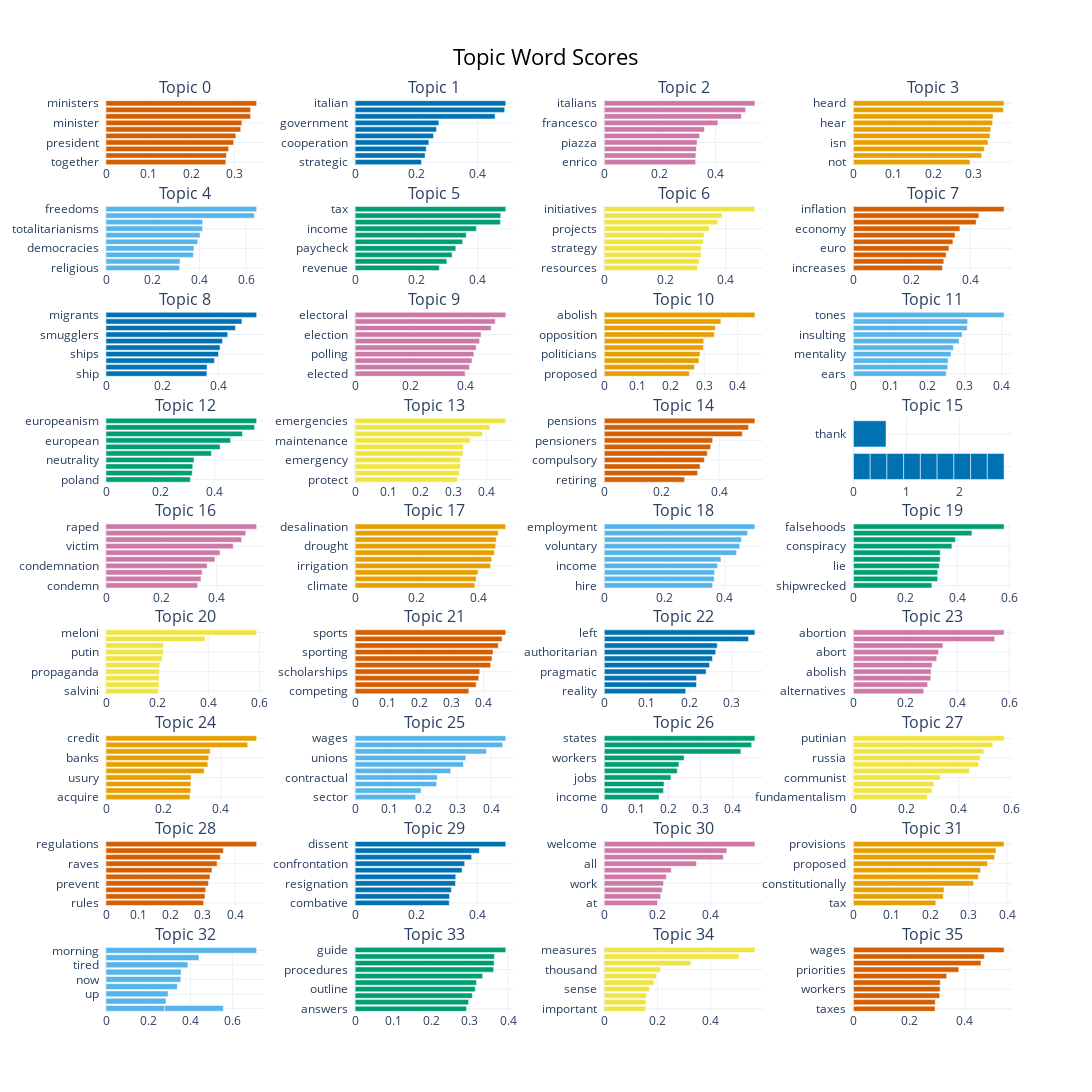

The cell this chart's notebook holds for it:
### Code cell
fig = topic_model.visualize_barchart(width=280, height=330, top_n_topics=60, n_words=10)
fig.write_html(processed_dir + 'html/topic-word-scores.html')
fig

### Figure 1 — Plotly figure (JSON) as saved in the notebook; plotly's stock layout.template omitted (floating-point values rounded to 4 significant figures)
{"data": [{"marker": {"color": "#D55E00"}, "orientation": "h", "type": "bar", "x": [0.28, 0.2815, 0.2868, 0.2983, 0.3035, 0.3148, 0.3175, 0.3379, 0.3379, 0.352], "xaxis": "x", "y": ["together  ", "proud  ", "nativity  ", "president  ", "council  ", "demonstrate  ", "minister  ", "responsibility  ", "presidency  ", "ministers  "], "yaxis": "y"}, {"marker": {"color": "#0072B2"}, "orientation": "h", "type": "bar", "x": [0.2166, 0.2284, 0.2321, 0.2406, 0.2557, 0.2658, 0.2731, 0.457, 0.4883, 0.4918], "xaxis": "x2", "y": ["strategic  ", "nation  ", "nations  ", "cooperation  ", "europe  ", "citizens  ", "government  ", "italy  ", "italians  ", "italian  "], "yaxis": "y2"}, {"marker": {"color": "#CC79A7"}, "orientation": "h", "type": "bar", "x": [0.3286, 0.3296, 0.3313, 0.3341, 0.3431, 0.3608, 0.4087, 0.4934, 0.5084, 0.5421], "xaxis": "x3", "y": ["enrico  ", "govern  ", "giorgia  ", "piazza  ", "gentiloni  ", "elections  ", "francesco  ", "italy  ", "italian  ", "italians  "], "yaxis": "y3"}, {"marker": {"color": "#E69F00"}, "orientation": "h", "type": "bar", "x": [0.2913, 0.3206, 0.3268, 0.3362, 0.3413, 0.3434, 0.3477, 0.349, 0.3749, 0.3764], "xaxis": "x4", "y": ["not  ", "mainly  ", "probable  ", "isn  ", "seems  ", "no  ", "hear  ", "absolutely  ", "yes  ", "heard  "], "yaxis": "y4"}, {"marker": {"color": "#56B4E9"}, "orientation": "h", "type": "bar", "x": [0.315, 0.3171, 0.3744, 0.3766, 0.3933, 0.403, 0.4137, 0.414, 0.6353, 0.6452], "xaxis": "x5", "y": ["religious  ", "extremism  ", "philosopher  ", "democracies  ", "deprivation  ", "democracy  ", "totalitarianisms  ", "rights  ", "freedom  ", "freedoms  "], "yaxis": "y5"}, {"marker": {"color": "#009E73"}, "orientation": "h", "type": "bar", "x": [0.2744, 0.2989, 0.316, 0.3281, 0.3505, 0.3625, 0.3952, 0.4737, 0.4748, 0.4911], "xaxis": "x6", "y": ["revenue  ", "labor  ", "incomes  ", "paycheck  ", "allowance  ", "vat  ", "income  ", "taxes  ", "taxation  ", "tax  "], "yaxis": "y6"}, {"marker": {"color": "#F0E442"}, "orientation": "h", "type": "bar", "x": [0.3066, 0.3126, 0.3181, 0.3188, 0.3262, 0.3286, 0.3453, 0.3739, 0.388, 0.4958], "xaxis": "x7", "y": ["resources  ", "fiscal  ", "finance  ", "strategy  ", "funds  ", "fund  ", "projects  ", "organizations  ", "economic  ", "initiatives  "], "yaxis": "y7"}, {"marker": {"color": "#D55E00"}, "orientation": "h", "type": "bar", "x": [0.3051, 0.3096, 0.3175, 0.3273, 0.3409, 0.3482, 0.3649, 0.4205, 0.4298, 0.5163], "xaxis": "x8", "y": ["increases  ", "cost  ", "rates  ", "euro  ", "euros  ", "costs  ", "economy  ", "currency  ", "prices  ", "inflation  "], "yaxis": "y8"}, {"marker": {"color": "#0072B2"}, "orientation": "h", "type": "bar", "x": [0.3592, 0.3602, 0.3862, 0.4007, 0.4062, 0.415, 0.4336, 0.461, 0.4842, 0.5365], "xaxis": "x9", "y": ["ship  ", "rescues  ", "trafficking  ", "ships  ", "refugee  ", "immigrants  ", "smugglers  ", "refugees  ", "immigration  ", "migrants  "], "yaxis": "y9"}, {"marker": {"color": "#CC79A7"}, "orientation": "h", "type": "bar", "x": [0.4003, 0.4165, 0.4252, 0.4321, 0.4405, 0.4528, 0.4584, 0.495, 0.51, 0.5482], "xaxis": "x10", "y": ["elected  ", "voters  ", "republic  ", "polling  ", "vote  ", "voting  ", "election  ", "ballots  ", "elections  ", "electoral  "], "yaxis": "y10"}, {"marker": {"color": "#E69F00"}, "orientation": "h", "type": "bar", "x": [0.2552, 0.2705, 0.284, 0.2872, 0.2973, 0.2982, 0.3303, 0.3331, 0.3496, 0.4519], "xaxis": "x11", "y": ["proposed  ", "proposal  ", "law  ", "politicians  ", "government  ", "criticisms  ", "opposition  ", "debate  ", "democracies  ", "abolish  "], "yaxis": "y11"}, {"marker": {"color": "#56B4E9"}, "orientation": "h", "type": "bar", "x": [0.25, 0.2541, 0.2552, 0.2631, 0.2695, 0.2847, 0.293, 0.3067, 0.308, 0.406], "xaxis": "x12", "y": ["ears  ", "uncritical  ", "offend  ", "mentality  ", "sue  ", "speaking  ", "insulting  ", "dignity  ", "intentions  ", "tones  "], "yaxis": "y12"}, {"marker": {"color": "#009E73"}, "orientation": "h", "type": "bar", "x": [0.3104, 0.3172, 0.3193, 0.324, 0.388, 0.42, 0.4584, 0.502, 0.5468, 0.5544], "xaxis": "x13", "y": ["poland  ", "availability  ", "countries  ", "neutrality  ", "diplomatic  ", "mediterranean  ", "european  ", "eu  ", "europe  ", "europeanism  "], "yaxis": "y13"}, {"marker": {"color": "#F0E442"}, "orientation": "h", "type": "bar", "x": [0.3111, 0.317, 0.3197, 0.3211, 0.3287, 0.3292, 0.3502, 0.3872, 0.4101, 0.4582], "xaxis": "x14", "y": ["protect  ", "safety  ", "allocate  ", "emergency  ", "cities  ", "citizens  ", "maintenance  ", "disasters  ", "buildings  ", "emergencies  "], "yaxis": "y14"}, {"marker": {"color": "#D55E00"}, "orientation": "h", "type": "bar", "x": [0.2798, 0.325, 0.3336, 0.3483, 0.3586, 0.3709, 0.3772, 0.4807, 0.5025, 0.5246], "xaxis": "x15", "y": ["retiring  ", "sixty  ", "parental  ", "compulsory  ", "vouchers  ", "incomes  ", "pensioners  ", "allowance  ", "pension  ", "pensions  "], "yaxis": "y15"}, {"marker": {"color": "#0072B2"}, "orientation": "h", "type": "bar", "x": [0.3159, 0.3159, 0.3159, 0.3159, 0.3159, 0.3159, 0.3159, 0.3159, 0.3159, 0.6151], "xaxis": "x16", "y": ["  ", "  ", "  ", "  ", "  ", "  ", "  ", "  ", "  ", "thank  "], "yaxis": "y16"}, {"marker": {"color": "#CC79A7"}, "orientation": "h", "type": "bar", "x": [0.3308, 0.3433, 0.3473, 0.3656, 0.3936, 0.4119, 0.4598, 0.4898, 0.505, 0.5441], "xaxis": "x17", "y": ["condemn  ", "attacker  ", "terrorists  ", "condemnation  ", "condemned  ", "rapes  ", "victim  ", "rape  ", "rapist  ", "raped  "], "yaxis": "y17"}, {"marker": {"color": "#E69F00"}, "orientation": "h", "type": "bar", "x": [0.3877, 0.3922, 0.3976, 0.4388, 0.4419, 0.4508, 0.4547, 0.457, 0.4634, 0.4877], "xaxis": "x18", "y": ["climate  ", "ecological  ", "drainage  ", "irrigation  ", "environmental  ", "renewables  ", "drought  ", "infrastructure  ", "sustainability  ", "desalination  "], "yaxis": "y18"}, {"marker": {"color": "#56B4E9"}, "orientation": "h", "type": "bar", "x": [0.3591, 0.3642, 0.3655, 0.3753, 0.3866, 0.4383, 0.4487, 0.4546, 0.4745, 0.4992], "xaxis": "x19", "y": ["hire  ", "unemployed  ", "poverty  ", "income  ", "jobs  ", "hiring  ", "voluntary  ", "incentive  ", "unemployment  ", "employment  "], "yaxis": "y19"}, {"marker": {"color": "#009E73"}, "orientation": "h", "type": "bar", "x": [0.3023, 0.3247, 0.3249, 0.3313, 0.3346, 0.3349, 0.3796, 0.3934, 0.4568, 0.5809], "xaxis": "x20", "y": ["shipwrecked  ", "lies  ", "perpetrators  ", "lie  ", "accusation  ", "mussolini  ", "conspiracy  ", "misrepresented  ", "accusations  ", "falsehoods  "], "yaxis": "y20"}, {"marker": {"color": "#F0E442"}, "orientation": "h", "type": "bar", "x": [0.2054, 0.2074, 0.2081, 0.2094, 0.2105, 0.2198, 0.2246, 0.2246, 0.3872, 0.5889], "xaxis": "x21", "y": ["salvini  ", "cares  ", "pino  ", "propaganda  ", "letta  ", "sympathy  ", "putin  ", "feminists  ", "giorgia  ", "meloni  "], "yaxis": "y21"}, {"marker": {"color": "#D55E00"}, "orientation": "h", "type": "bar", "x": [0.3545, 0.3772, 0.3853, 0.3885, 0.4228, 0.4265, 0.4299, 0.4462, 0.4582, 0.4696], "xaxis": "x22", "y": ["competing  ", "generations  ", "merit  ", "scholarships  ", "scholarship  ", "sport  ", "sporting  ", "athletes  ", "youth  ", "sports  "], "yaxis": "y22"}, {"marker": {"color": "#0072B2"}, "orientation": "h", "type": "bar", "x": [0.1914, 0.2166, 0.2168, 0.2394, 0.2476, 0.2543, 0.2619, 0.2655, 0.339, 0.3541], "xaxis": "x23", "y": ["reality  ", "delusions  ", "debates  ", "pragmatic  ", "politics  ", "controversies  ", "authoritarian  ", "political  ", "ideological  ", "left  "], "yaxis": "y23"}, {"marker": {"color": "#CC79A7"}, "orientation": "h", "type": "bar", "x": [0.2707, 0.2859, 0.2983, 0.2992, 0.303, 0.3208, 0.3278, 0.345, 0.5445, 0.5806], "xaxis": "x24", "y": ["alternatives  ", "aborts  ", "pregnancy  ", "abolish  ", "appeal  ", "wombs  ", "abort  ", "motherhood  ", "abortions  ", "abortion  "], "yaxis": "y24"}, {"marker": {"color": "#E69F00"}, "orientation": "h", "type": "bar", "x": [0.2922, 0.2952, 0.2954, 0.2964, 0.3418, 0.3547, 0.3579, 0.3626, 0.4933, 0.5246], "xaxis": "x25", "y": ["acquire  ", "intervening  ", "compensating  ", "usury  ", "acquisition  ", "loan  ", "banks  ", "banking  ", "credits  ", "credit  "], "yaxis": "y25"}, {"marker": {"color": "#56B4E9"}, "orientation": "h", "type": "bar", "x": [0.178, 0.1939, 0.2395, 0.2416, 0.2809, 0.3185, 0.3253, 0.3863, 0.4338, 0.4429], "xaxis": "x26", "y": ["sector  ", "hourly  ", "contracts  ", "contractual  ", "workers  ", "minimum  ", "unions  ", "bargaining  ", "wage  ", "wages  "], "yaxis": "y26"}, {"marker": {"color": "#009E73"}, "orientation": "h", "type": "bar", "x": [0.1705, 0.1845, 0.1861, 0.2077, 0.2274, 0.2327, 0.2488, 0.4258, 0.4592, 0.4695], "xaxis": "x27", "y": ["income  ", "assistance  ", "work  ", "jobs  ", "dependent  ", "discriminating  ", "workers  ", "state  ", "welfare  ", "states  "], "yaxis": "y27"}, {"marker": {"color": "#F0E442"}, "orientation": "h", "type": "bar", "x": [0.2808, 0.2984, 0.3058, 0.3308, 0.4411, 0.4755, 0.4819, 0.4954, 0.5294, 0.5724], "xaxis": "x28", "y": ["fundamentalism  ", "culture  ", "islamic  ", "communist  ", "russian  ", "moscow  ", "russia  ", "putin  ", "tsars  ", "putinian  "], "yaxis": "y28"}, {"marker": {"color": "#D55E00"}, "orientation": "h", "type": "bar", "x": [0.3022, 0.3063, 0.3084, 0.317, 0.3218, 0.3279, 0.3437, 0.3538, 0.3632, 0.4661], "xaxis": "x29", "y": ["rules  ", "trafficking  ", "rule  ", "prevent  ", "safety  ", "preventing  ", "raves  ", "illegally  ", "law  ", "regulations  "], "yaxis": "y29"}, {"marker": {"color": "#0072B2"}, "orientation": "h", "type": "bar", "x": [0.3085, 0.3095, 0.3157, 0.3292, 0.3299, 0.3506, 0.3591, 0.3821, 0.4073, 0.4939], "xaxis": "x30", "y": ["combative  ", "authoritarian  ", "democratic  ", "resignation  ", "minister  ", "parliament  ", "confrontation  ", "controversy  ", "opposition  ", "dissent  "], "yaxis": "y30"}, {"marker": {"color": "#CC79A7"}, "orientation": "h", "type": "bar", "x": [0.1994, 0.2118, 0.2173, 0.2222, 0.2327, 0.2512, 0.3455, 0.4465, 0.4598, 0.5651], "xaxis": "x31", "y": ["at  ", "again  ", "you  ", "work  ", "for  ", "to  ", "all  ", "thanks  ", "thank  ", "welcome  "], "yaxis": "y31"}, {"marker": {"color": "#E69F00"}, "orientation": "h", "type": "bar", "x": [0.2142, 0.2338, 0.236, 0.3125, 0.325, 0.3309, 0.3494, 0.3676, 0.3712, 0.3921], "xaxis": "x32", "y": ["tax  ", "fund  ", "implement  ", "constitutionally  ", "productivity  ", "proposal  ", "proposed  ", "initiatives  ", "budget  ", "provisions  "], "yaxis": "y32"}, {"marker": {"color": "#56B4E9"}, "orientation": "h", "type": "bar", "x": [0.2779, 0.2779, 0.2845, 0.2943, 0.3379, 0.3546, 0.356, 0.388, 0.4404, 0.7137], "xaxis": "x33", "y": ["  ", "  ", "early  ", "up  ", "am  ", "now  ", "day  ", "tired  ", "good  ", "morning  "], "yaxis": "y33"}, {"marker": {"color": "#009E73"}, "orientation": "h", "type": "bar", "x": [0.2915, 0.2969, 0.3065, 0.3141, 0.3175, 0.3337, 0.3625, 0.3637, 0.3648, 0.3941], "xaxis": "x34", "y": ["answers  ", "principle  ", "institutional  ", "outline  ", "priorities  ", "action  ", "procedures  ", "approach  ", "task  ", "guide  "], "yaxis": "y34"}, {"marker": {"color": "#F0E442"}, "orientation": "h", "type": "bar", "x": [0.1561, 0.1565, 0.1584, 0.169, 0.1866, 0.1961, 0.2109, 0.3251, 0.5062, 0.5666], "xaxis": "x35", "y": ["important  ", "renovate  ", "aimed  ", "sense  ", "priorities  ", "useful  ", "thousand  ", "threshold  ", "measure  ", "measures  "], "yaxis": "y35"}, {"marker": {"color": "#D55E00"}, "orientation": "h", "type": "bar", "x": [0.2929, 0.2936, 0.3096, 0.311, 0.3115, 0.3346, 0.378, 0.4577, 0.4695, 0.5405], "xaxis": "x36", "y": ["taxes  ", "duties  ", "government  ", "workers  ", "interests  ", "pay  ", "priorities  ", "economic  ", "incomes  ", "wages  "], "yaxis": "y36"}], "layout": {"annotations": [{"font": {"size": 16}, "showarrow": false, "text": "Topic 0", "x": 0.0875, "xanchor": "center", "xref": "paper", "y": 1.0, "yanchor": "bottom", "yref": "paper"}, {"font": {"size": 16}, "showarrow": false, "text": "Topic 1", "x": 0.3625, "xanchor": "center", "xref": "paper", "y": 1.0, "yanchor": "bottom", "yref": "paper"}, {"font": {"size": 16}, "showarrow": false, "text": "Topic 2", "x": 0.6375, "xanchor": "center", "xref": "paper", "y": 1.0, "yanchor": "bottom", "yref": "paper"}, {"font": {"size": 16}, "showarrow": false, "text": "Topic 3", "x": 0.9125, "xanchor": "center", "xref": "paper", "y": 1.0, "yanchor": "bottom", "yref": "paper"}, {"font": {"size": 16}, "showarrow": false, "text": "Topic 4", "x": 0.0875, "xanchor": "center", "xref": "paper", "y": 0.884, "yanchor": "bottom", "yref": "paper"}, {"font": {"size": 16}, "showarrow": false, "text": "Topic 5", "x": 0.3625, "xanchor": "center", "xref": "paper", "y": 0.884, "yanchor": "bottom", "yref": "paper"}, {"font": {"size": 16}, "showarrow": false, "text": "Topic 6", "x": 0.6375, "xanchor": "center", "xref": "paper", "y": 0.884, "yanchor": "bottom", "yref": "paper"}, {"font": {"size": 16}, "showarrow": false, "text": "Topic 7", "x": 0.9125, "xanchor": "center", "xref": "paper", "y": 0.884, "yanchor": "bottom", "yref": "paper"}, {"font": {"size": 16}, "showarrow": false, "text": "Topic 8", "x": 0.0875, "xanchor": "center", "xref": "paper", "y": 0.7679, "yanchor": "bottom", "yref": "paper"}, {"font": {"size": 16}, "showarrow": false, "text": "Topic 9", "x": 0.3625, "xanchor": "center", "xref": "paper", "y": 0.7679, "yanchor": "bottom", "yref": "paper"}, {"font": {"size": 16}, "showarrow": false, "text": "Topic 10", "x": 0.6375, "xanchor": "center", "xref": "paper", "y": 0.7679, "yanchor": "bottom", "yref": "paper"}, {"font": {"size": 16}, "showarrow": false, "text": "Topic 11", "x": 0.9125, "xanchor": "center", "xref": "paper", "y": 0.7679, "yanchor": "bottom", "yref": "paper"}, {"font": {"size": 16}, "showarrow": false, "text": "Topic 12", "x": 0.0875, "xanchor": "center", "xref": "paper", "y": 0.6519, "yanchor": "bottom", "yref": "paper"}, {"font": {"size": 16}, "showarrow": false, "text": "Topic 13", "x": 0.3625, "xanchor": "center", "xref": "paper", "y": 0.6519, "yanchor": "bottom", "yref": "paper"}, {"font": {"size": 16}, "showarrow": false, "text": "Topic 14", "x": 0.6375, "xanchor": "center", "xref": "paper", "y": 0.6519, "yanchor": "bottom", "yref": "paper"}, {"font": {"size": 16}, "showarrow": false, "text": "Topic 15", "x": 0.9125, "xanchor": "center", "xref": "paper", "y": 0.6519, "yanchor": "bottom", "yref": "paper"}, {"font": {"size": 16}, "showarrow": false, "text": "Topic 16", "x": 0.0875, "xanchor": "center", "xref": "paper", "y": 0.5358, "yanchor": "bottom", "yref": "paper"}, {"font": {"size": 16}, "showarrow": false, "text": "Topic 17", "x": 0.3625, "xanchor": "center", "xref": "paper", "y": 0.5358, "yanchor": "bottom", "yref": "paper"}, {"font": {"size": 16}, "showarrow": false, "text": "Topic 18", "x": 0.6375, "xanchor": "center", "xref": "paper", "y": 0.5358, "yanchor": "bottom", "yref": "paper"}, {"font": {"size": 16}, "showarrow": false, "text": "Topic 19", "x": 0.9125, "xanchor": "center", "xref": "paper", "y": 0.5358, "yanchor": "bottom", "yref": "paper"}, {"font": {"size": 16}, "showarrow": false, "text": "Topic 20", "x": 0.0875, "xanchor": "center", "xref": "paper", "y": 0.4198, "yanchor": "bottom", "yref": "paper"}, {"font": {"size": 16}, "showarrow": false, "text": "Topic 21", "x": 0.3625, "xanchor": "center", "xref": "paper", "y": 0.4198, "yanchor": "bottom", "yref": "paper"}, {"font": {"size": 16}, "showarrow": false, "text": "Topic 22", "x": 0.6375, "xanchor": "center", "xref": "paper", "y": 0.4198, "yanchor": "bottom", "yref": "paper"}, {"font": {"size": 16}, "showarrow": false, "text": "Topic 23", "x": 0.9125, "xanchor": "center", "xref": "paper", "y": 0.4198, "yanchor": "bottom", "yref": "paper"}, {"font": {"size": 16}, "showarrow": false, "text": "Topic 24", "x": 0.0875, "xanchor": "center", "xref": "paper", "y": 0.3037, "yanchor": "bottom", "yref": "paper"}, {"font": {"size": 16}, "showarrow": false, "text": "Topic 25", "x": 0.3625, "xanchor": "center", "xref": "paper", "y": 0.3037, "yanchor": "bottom", "yref": "paper"}, {"font": {"size": 16}, "showarrow": false, "text": "Topic 26", "x": 0.6375, "xanchor": "center", "xref": "paper", "y": 0.3037, "yanchor": "bottom", "yref": "paper"}, {"font": {"size": 16}, "showarrow": false, "text": "Topic 27", "x": 0.9125, "xanchor": "center", "xref": "paper", "y": 0.3037, "yanchor": "bottom", "yref": "paper"}, {"font": {"size": 16}, "showarrow": false, "text": "Topic 28", "x": 0.0875, "xanchor": "center", "xref": "paper", "y": 0.1877, "yanchor": "bottom", "yref": "paper"}, {"font": {"size": 16}, "showarrow": false, "text": "Topic 29", "x": 0.3625, "xanchor": "center", "xref": "paper", "y": 0.1877, "yanchor": "bottom", "yref": "paper"}, {"font": {"size": 16}, "showarrow": false, "text": "Topic 30", "x": 0.6375, "xanchor": "center", "xref": "paper", "y": 0.1877, "yanchor": "bottom", "yref": "paper"}, {"font": {"size": 16}, "showarrow": false, "text": "Topic 31", "x": 0.9125, "xanchor": "center", "xref": "paper", "y": 0.1877, "yanchor": "bottom", "yref": "paper"}, {"font": {"size": 16}, "showarrow": false, "text": "Topic 32", "x": 0.0875, "xanchor": "center", "xref": "paper", "y": 0.0716, "yanchor": "bottom", "yref": "paper"}, {"font": {"size": 16}, "showarrow": false, "text": "Topic 33", "x": 0.3625, "xanchor": "center", "xref": "paper", "y": 0.0716, "yanchor": "bottom", "yref": "paper"}, {"font": {"size": 16}, "showarrow": false, "text": "Topic 34", "x": 0.6375, "xanchor": "center", "xref": "paper", "y": 0.0716, "yanchor": "bottom", "yref": "paper"}, {"font": {"size": 16}, "showarrow": false, "text": "Topic 35", "x": 0.9125, "xanchor": "center", "xref": "paper", "y": 0.0716, "yanchor": "bottom", "yref": "paper"}], "height": 2970, "hoverlabel": {"bgcolor": "white", "font": {"family": "Rockwell", "size": 16}}, "showlegend": false, "title": {"font": {"color": "Black", "size": 22}, "text": "Topic Word Scores", "x": 0.5, "xanchor": "center", "yanchor": "top"}, "width": 1120, "xaxis": {"anchor": "y", "domain": [0, 0.175], "showgrid": true}, "xaxis10": {"anchor": "y10", "domain": [0.275, 0.45], "showgrid": true}, "xaxis11": {"anchor": "y11", "domain": [0.55, 0.725], "showgrid": true}, "xaxis12": {"anchor": "y12", "domain": [0.825, 1], "showgrid": true}, "xaxis13": {"anchor": "y13", "domain": [0, 0.175], "showgrid": true}, "xaxis14": {"anchor": "y14", "domain": [0.275, 0.45], "showgrid": true}, "xaxis15": {"anchor": "y15", "domain": [0.55, 0.725], "showgrid": true}, "xaxis16": {"anchor": "y16", "domain": [0.825, 1], "showgrid": true}, "xaxis17": {"anchor": "y17", "domain": [0, 0.175], "showgrid": true}, "xaxis18": {"anchor": "y18", "domain": [0.275, 0.45], "showgrid": true}, "xaxis19": {"anchor": "y19", "domain": [0.55, 0.725], "showgrid": true}, "xaxis2": {"anchor": "y2", "domain": [0.275, 0.45], "showgrid": true}, "xaxis20": {"anchor": "y20", "domain": [0.825, 1], "showgrid": true}, "xaxis21": {"anchor": "y21", "domain": [0, 0.175], "showgrid": true}, "xaxis22": {"anchor": "y22", "domain": [0.275, 0.45], "showgrid": true}, "xaxis23": {"anchor": "y23", "domain": [0.55, 0.725], "showgrid": true}, "xaxis24": {"anchor": "y24", "domain": [0.825, 1], "showgrid": true}, "xaxis25": {"anchor": "y25", "domain": [0, 0.175], "showgrid": true}, "xaxis26": {"anchor": "y26", "domain": [0.275, 0.45], "showgrid": true}, "xaxis27": {"anchor": "y27", "domain": [0.55, 0.725], "showgrid": true}, "xaxis28": {"anchor": "y28", "domain": [0.825, 1], "showgrid": true}, "xaxis29": {"anchor": "y29", "domain": [0, 0.175], "showgrid": true}, "xaxis3": {"anchor": "y3", "domain": [0.55, 0.725], "showgrid": true}, "xaxis30": {"anchor": "y30", "domain": [0.275, 0.45], "showgrid": true}, "xaxis31": {"anchor": "y31", "domain": [0.55, 0.725], "showgrid": true}, "xaxis32": {"anchor": "y32", "domain": [0.825, 1], "showgrid": true}, "xaxis33": {"anchor": "y33", "domain": [0, 0.175], "showgrid": true}, "xaxis34": {"anchor": "y34", "domain": [0.275, 0.45], "showgrid": true}, "xaxis35": {"anchor": "y35", "domain": [0.55, 0.725], "showgrid": true}, "xaxis36": {"anchor": "y36", "domain": [0.825, 1], "showgrid": true}, "xaxis4": {"anchor": "y4", "domain": [0.825, 1], "showgrid": true}, "xaxis5": {"anchor": "y5", "domain": [0, 0.175], "showgrid": true}, "xaxis6": {"anchor": "y6", "domain": [0.275, 0.45], "showgrid": true}, "xaxis7": {"anchor": "y7", "domain": [0.55, 0.725], "showgrid": true}, "xaxis8": {"anchor": "y8", "domain": [0.825, 1], "showgrid": true}, "xaxis9": {"anchor": "y9", "domain": [0, 0.175], "showgrid": true}, "yaxis": {"anchor": "x", "domain": [0.9284, 1.0], "showgrid": true}, "yaxis10": {"anchor": "x10", "domain": [0.6963, 0.7679], "showgrid": true}, "yaxis11": {"anchor": "x11", "domain": [0.6963, 0.7679], "showgrid": true}, "yaxis12": {"anchor": "x12", "domain": [0.6963, 0.7679], "showgrid": true}, "yaxis13": {"anchor": "x13", "domain": [0.5802, 0.6519], "showgrid": true}, "yaxis14": {"anchor": "x14", "domain": [0.5802, 0.6519], "showgrid": true}, "yaxis15": {"anchor": "x15", "domain": [0.5802, 0.6519], "showgrid": true}, "yaxis16": {"anchor": "x16", "domain": [0.5802, 0.6519], "showgrid": true}, "yaxis17": {"anchor": "x17", "domain": [0.4642, 0.5358], "showgrid": true}, "yaxis18": {"anchor": "x18", "domain": [0.4642, 0.5358], "showgrid": true}, "yaxis19": {"anchor": "x19", "domain": [0.4642, 0.5358], "showgrid": true}, "yaxis2": {"anchor": "x2", "domain": [0.9284, 1.0], "showgrid": true}, "yaxis20": {"anchor": "x20", "domain": [0.4642, 0.5358], "showgrid": true}, "yaxis21": {"anchor": "x21", "domain": [0.3481, 0.4198], "showgrid": true}, "yaxis22": {"anchor": "x22", "domain": [0.3481, 0.4198], "showgrid": true}, "yaxis23": {"anchor": "x23", "domain": [0.3481, 0.4198], "showgrid": true}, "yaxis24": {"anchor": "x24", "domain": [0.3481, 0.4198], "showgrid": true}, "yaxis25": {"anchor": "x25", "domain": [0.2321, 0.3037], "showgrid": true}, "yaxis26": {"anchor": "x26", "domain": [0.2321, 0.3037], "showgrid": true}, "yaxis27": {"anchor": "x27", "domain": [0.2321, 0.3037], "showgrid": true}, "yaxis28": {"anchor": "x28", "domain": [0.2321, 0.3037], "showgrid": true}, "yaxis29": {"anchor": "x29", "domain": [0.116, 0.1877], "showgrid": true}, "yaxis3": {"anchor": "x3", "domain": [0.9284, 1.0], "showgrid": true}, "yaxis30": {"anchor": "x30", "domain": [0.116, 0.1877], "showgrid": true}, "yaxis31": {"anchor": "x31", "domain": [0.116, 0.1877], "showgrid": true}, "yaxis32": {"anchor": "x32", "domain": [0.116, 0.1877], "showgrid": true}, "yaxis33": {"anchor": "x33", "domain": [0, 0.0716], "showgrid": true}, "yaxis34": {"anchor": "x34", "domain": [0, 0.0716], "showgrid": true}, "yaxis35": {"anchor": "x35", "domain": [0, 0.0716], "showgrid": true}, "yaxis36": {"anchor": "x36", "domain": [0, 0.0716], "showgrid": true}, "yaxis4": {"anchor": "x4", "domain": [0.9284, 1.0], "showgrid": true}, "yaxis5": {"anchor": "x5", "domain": [0.8123, 0.884], "showgrid": true}, "yaxis6": {"anchor": "x6", "domain": [0.8123, 0.884], "showgrid": true}, "yaxis7": {"anchor": "x7", "domain": [0.8123, 0.884], "showgrid": true}, "yaxis8": {"anchor": "x8", "domain": [0.8123, 0.884], "showgrid": true}, "yaxis9": {"anchor": "x9", "domain": [0.6963, 0.7679], "showgrid": true}}}
